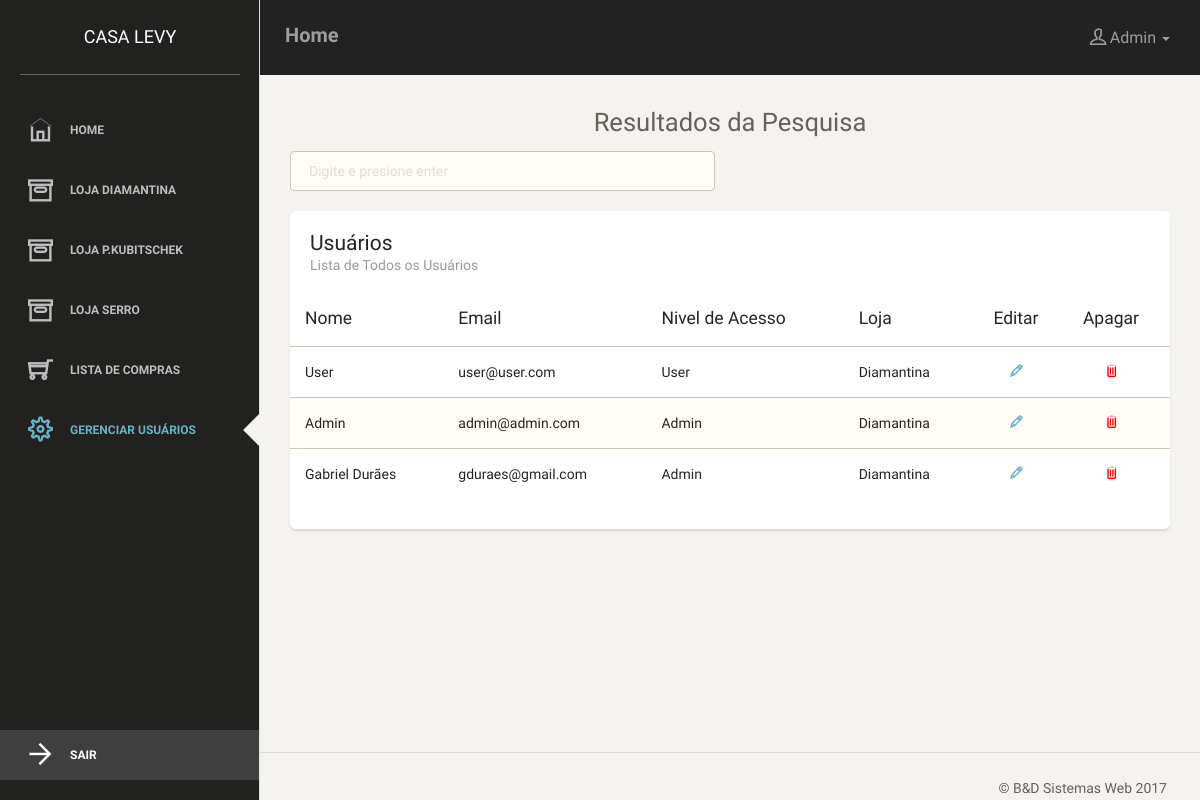
The app's page /pesq_func.php (signed in) with its own data.
### tables this page shows
CREATE TABLE `user` (
  `id_user` int(255) NOT NULL AUTO_INCREMENT,
  `nome_user` varchar(255) NOT NULL,
  `email_user` varchar(255) NOT NULL,
  `senha_user` varchar(255) NOT NULL,
  `nivel_acesso` varchar(255) NOT NULL,
  `loja` varchar(255) NOT NULL,
  PRIMARY KEY (`id_user`)
);

### engine/classes/user.php (called while the page is built, shortened)
<?php
	class User {
		public function ReadPesq($pesq) {
			$sql = "
				SELECT *
				FROM
					user AS t1
				WHERE t1.nome_user LIKE '%$pesq%'
			";
			$DB = new DB();
			$DB->open();
			$Data = $DB->fetchData($sql);
			if($Data ==NULL){
				$realData = $Data;
			}
			else{
				foreach($Data as $itemData){
					if(is_bool($itemData)) continue;
					else{
						$realData[] = $itemData;
					}
				}
			}
			return $realData;
		}
	};
?>

### engine/bd/bd.php (called while the page is built, shortened)
<?php
class DB
{
    private $dbi;
    function open()
    {
		$this->dbi = new PDO('mysql:host='.DB_HOSTI.';dbname='.DB_DATABASEI.';charset=utf8mb4',DB_USERNAMEI,DB_PASSWORDI);
		$this->dbi->setAttribute(PDO::ATTR_ERRMODE, PDO::ERRMODE_EXCEPTION);
		$this->dbi->setAttribute(PDO::ATTR_EMULATE_PREPARES, false);
    }
    function close()
    {
        $this->dbi = NULL;
    }
	function fetchData($sql)
    {
		$stmt = $this->dbi->query($sql);
		$results = $stmt->fetchAll(PDO::FETCH_ASSOC);
		return $results;
    }
}
?>

### pesq_func.php (the view, shortened to what this page needs)
<!doctype html>
<html lang="en">
<head>
    <link href="css/bootstrap.min.css" rel="stylesheet" />
    <link href="css/animate.min.css" rel="stylesheet"/>
    <link href="css/paper-dashboard.css" rel="stylesheet"/>
    <link href="css/demo.css" rel="stylesheet" />
    <link href="http://maxcdn.bootstrapcdn.com/font-awesome/latest/css/font-awesome.min.css" rel="stylesheet">
    <link href="css/themify-icons.css" rel="stylesheet">
</head>
<body>
<div class="wrapper">
    <div class="sidebar" data-background-color="black" data-active-color="info">
        <div class="sidebar-wrapper">
            <div class="logo">
                <a href="index.php" class="simple-text">
                    Casa Levy
                </a>
            </div>
            <ul class="nav">
                <li >
                    <a href="index.php">
                        <i class="ti-home"></i>
                        <p>Home</p>
                    </a>
                </li>
                <?php
                   $user = $_SESSION['nivel_acesso'];
                   if ($user === "Admin") {
                 ?>
                <li>
                    <a href="estoque.php?loja=Diamantina">
                        <i class="ti-archive"></i>
                        <p>Loja Diamantina</p>
                    </a>
                </li>
                <li>
                    <a href="estoque.php?loja=P.Kubitschek">
                        <i class="ti-archive"></i>
                        <p>Loja P.Kubitschek</p>
                    </a>
                </li>
                <li>
                    <a href="estoque.php?loja=Serro">
                        <i class="ti-archive"></i>
                        <p>Loja Serro</p>
                    </a>
                </li>
                <li>
                    <a href="lista_compras.php">
                        <i class="ti-shopping-cart"></i>
                        <p>Lista de Compras</p>
                    </a>
                </li>
                <li class="active">
                    <a href="gerir_users.php">
                        <i class="ti-settings"></i>
                        <p>Gerenciar Usuários</p>
                    </a>
                   </li>
                    <?php
                    } ?>
                <li class="active-pro">
                    <a href="#" class="getout">
                        <i class="ti-arrow-right "></i>
                        <p>SAIR</p>
                    </a>
                </li>
            </ul>
        </div>
    </div>
    <div class="main-panel">
        <nav class="navbar navbar-inverse">
            <div class="container-fluid">
                <div class="navbar-header">
                    <a class="navbar-brand" href="index.php">Home</a>
                </div>
                <div class="collapse navbar-collapse">
                    <ul class="nav navbar-nav navbar-right">
                        <li class="dropdown">
                              <a href="#" class="dropdown-toggle" data-toggle="dropdown">
                                    <i class="ti-user"></i>
									<p> <?php echo $_SESSION['name_user'];?> </p>
									<b class="caret"></b>
                              </a>
                        </li>
                    </ul>
                </div>
            </div>
        </nav>
        <div class="content">
        <div class="container-fluid">
        <div class="row">
        <h3 class="text-center" style="margin-top: 0px;">Resultados da Pesquisa</h3>
            <div class="col-md-6 col-sm-12">
            <form>
                <input type="text" class="form-control border-input" id="valor_pesquisa" placeholder="Digite e presione enter">
                <br>
            </form>
            </div>
        </div>
<?php
    $Usuario = new User();
    $Usuario = $Usuario->ReadPesq($_GET['pesq']);
  if(empty($Usuario)) {
?>
    <h4 class="well"> Nenhum dado encontrado. </h4>
    <?php
    } else {
    ?>
                <div class="row">
                    <div class="col-md-12">
                        <div class="card">
                            <div class="header">
                                <h4 class="title">Usuários</h4>
                                <p class="category">Lista de Todos os Usuários</p>
                            </div>
                            <div class="content table-responsive table-full-width">
                                <table class="table table-striped">
                                    <thead>
                                        <th>Nome</th>
                                        <th>Email</th>
                                        <th>Nivel de Acesso</th>
                                        <th>Loja</th>
                                        <th class="text-center">Editar</th>
                                        <th class="text-center">Apagar</th>
                                    </thead>
                                    <tbody>
                                    <?php
                                        foreach ($Usuario as $usuario) {
                                    ?>
                                        <tr>
                                            <td><?php echo $usuario['nome_user'] ?></td>
                                            <td><?php echo $usuario['email_user'] ?></td>
                                            <td><?php echo $usuario['nivel_acesso'] ?></td>
                                            <td><?php echo $usuario['loja'] ?></td>
                                            <td class="text-center"><a href="edit_useradmin.php?id=<?php echo $usuario['id_user']; ?>"><i class="ti-pencil"></a></td>
                                            <td class="text-center exclui" id="<?php echo $usuario['id_user']; ?>"> <a style="color: red;" href="!"><i class="ti-trash"></a></td>
                                        </tr>
                                    <?php
                                        }
                                    ?>
                                    </tbody>
                                </table>
                            </div>
                        </div>
                    </div>
                </div>
              <?php  } ?>
            </div>
        </div>
        <footer class="footer">
            <div class="container-fluid">
                <div class="copyright pull-right">
					&copy; B&D Sistemas Web <script>document.write(new Date().getFullYear())</script>
				</div>
            </div>
        </footer>
    </div>
</div>
</body>
</html>

### css/demo.css (style rules this page uses)
.sidebar .nav > li.active-pro { position: absolute; width: 100%; bottom: 10px; }
.sidebar .nav > li.active-pro a { background: rgba(255, 255, 255, 0.14); opacity: 1; color: #FFFFFF; }

### records on screen
user: nome_user "User", email_user "user@user.com", nivel_acesso "User", loja "Diamantina"
user: nome_user "Admin", email_user "admin@admin.com", nivel_acesso "Admin", loja "Diamantina"
user: nome_user "Gabriel Durães", email_user "gduraes@gmail.com", nivel_acesso "Admin", loja "Diamantina"

### other values on screen
$_SESSION['name_user'] "Admin"
